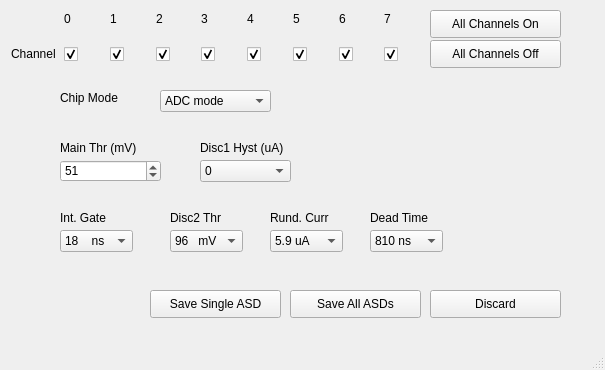
<?xml version="1.0" encoding="UTF-8"?>
<ui version="4.0">
 <class>MainWindow</class>
 <widget class="QMainWindow" name="MainWindow">
  <property name="geometry">
   <rect>
    <x>0</x>
    <y>0</y>
    <width>605</width>
    <height>370</height>
   </rect>
  </property>
  <property name="windowTitle">
   <string>MainWindow</string>
  </property>
  <widget class="QWidget" name="centralwidget">
   <widget class="QLabel" name="label">
    <property name="geometry">
     <rect>
      <x>11</x>
      <y>46</y>
      <width>46</width>
      <height>16</height>
     </rect>
    </property>
    <property name="text">
     <string>Channel</string>
    </property>
   </widget>
   <widget class="QCheckBox" name="checkBox">
    <property name="geometry">
     <rect>
      <x>64</x>
      <y>46</y>
      <width>16</width>
      <height>16</height>
     </rect>
    </property>
    <property name="text">
     <string/>
    </property>
    <property name="checked">
     <bool>true</bool>
    </property>
   </widget>
   <widget class="QLabel" name="label_2">
    <property name="geometry">
     <rect>
      <x>64</x>
      <y>11</y>
      <width>16</width>
      <height>16</height>
     </rect>
    </property>
    <property name="text">
     <string>0</string>
    </property>
   </widget>
   <widget class="QLabel" name="label_3">
    <property name="geometry">
     <rect>
      <x>110</x>
      <y>11</y>
      <width>16</width>
      <height>16</height>
     </rect>
    </property>
    <property name="text">
     <string>1</string>
    </property>
   </widget>
   <widget class="QCheckBox" name="checkBox_2">
    <property name="geometry">
     <rect>
      <x>110</x>
      <y>46</y>
      <width>16</width>
      <height>16</height>
     </rect>
    </property>
    <property name="text">
     <string/>
    </property>
    <property name="checked">
     <bool>true</bool>
    </property>
   </widget>
   <widget class="QLabel" name="label_4">
    <property name="geometry">
     <rect>
      <x>156</x>
      <y>11</y>
      <width>16</width>
      <height>16</height>
     </rect>
    </property>
    <property name="text">
     <string>2</string>
    </property>
   </widget>
   <widget class="QLabel" name="label_5">
    <property name="geometry">
     <rect>
      <x>201</x>
      <y>11</y>
      <width>16</width>
      <height>16</height>
     </rect>
    </property>
    <property name="text">
     <string>3</string>
    </property>
   </widget>
   <widget class="QCheckBox" name="checkBox_3">
    <property name="geometry">
     <rect>
      <x>201</x>
      <y>46</y>
      <width>16</width>
      <height>16</height>
     </rect>
    </property>
    <property name="text">
     <string/>
    </property>
    <property name="checked">
     <bool>true</bool>
    </property>
   </widget>
   <widget class="QCheckBox" name="checkBox_4">
    <property name="geometry">
     <rect>
      <x>156</x>
      <y>46</y>
      <width>16</width>
      <height>16</height>
     </rect>
    </property>
    <property name="text">
     <string/>
    </property>
    <property name="checked">
     <bool>true</bool>
    </property>
   </widget>
   <widget class="QLabel" name="label_6">
    <property name="geometry">
     <rect>
      <x>384</x>
      <y>11</y>
      <width>16</width>
      <height>16</height>
     </rect>
    </property>
    <property name="text">
     <string>7</string>
    </property>
   </widget>
   <widget class="QCheckBox" name="checkBox_5">
    <property name="geometry">
     <rect>
      <x>384</x>
      <y>46</y>
      <width>16</width>
      <height>16</height>
     </rect>
    </property>
    <property name="text">
     <string/>
    </property>
    <property name="checked">
     <bool>true</bool>
    </property>
   </widget>
   <widget class="QLabel" name="label_7">
    <property name="geometry">
     <rect>
      <x>247</x>
      <y>11</y>
      <width>16</width>
      <height>16</height>
     </rect>
    </property>
    <property name="text">
     <string>4</string>
    </property>
   </widget>
   <widget class="QCheckBox" name="checkBox_6">
    <property name="geometry">
     <rect>
      <x>339</x>
      <y>46</y>
      <width>16</width>
      <height>16</height>
     </rect>
    </property>
    <property name="text">
     <string/>
    </property>
    <property name="checked">
     <bool>true</bool>
    </property>
   </widget>
   <widget class="QLabel" name="label_8">
    <property name="geometry">
     <rect>
      <x>293</x>
      <y>11</y>
      <width>16</width>
      <height>16</height>
     </rect>
    </property>
    <property name="text">
     <string>5</string>
    </property>
   </widget>
   <widget class="QCheckBox" name="checkBox_7">
    <property name="geometry">
     <rect>
      <x>293</x>
      <y>46</y>
      <width>16</width>
      <height>16</height>
     </rect>
    </property>
    <property name="text">
     <string/>
    </property>
    <property name="checked">
     <bool>true</bool>
    </property>
   </widget>
   <widget class="QLabel" name="label_9">
    <property name="geometry">
     <rect>
      <x>339</x>
      <y>11</y>
      <width>16</width>
      <height>16</height>
     </rect>
    </property>
    <property name="text">
     <string>6</string>
    </property>
   </widget>
   <widget class="QCheckBox" name="checkBox_8">
    <property name="geometry">
     <rect>
      <x>247</x>
      <y>46</y>
      <width>16</width>
      <height>16</height>
     </rect>
    </property>
    <property name="text">
     <string/>
    </property>
    <property name="checked">
     <bool>true</bool>
    </property>
   </widget>
   <widget class="QPushButton" name="pushButton">
    <property name="geometry">
     <rect>
      <x>430</x>
      <y>10</y>
      <width>131</width>
      <height>28</height>
     </rect>
    </property>
    <property name="text">
     <string>All Channels On</string>
    </property>
   </widget>
   <widget class="QPushButton" name="pushButton_2">
    <property name="geometry">
     <rect>
      <x>430</x>
      <y>40</y>
      <width>131</width>
      <height>28</height>
     </rect>
    </property>
    <property name="text">
     <string>All Channels Off</string>
    </property>
   </widget>
   <widget class="QSpinBox" name="spinBox">
    <property name="geometry">
     <rect>
      <x>60</x>
      <y>160</y>
      <width>101</width>
      <height>22</height>
     </rect>
    </property>
    <property name="maximum">
     <number>255</number>
    </property>
    <property name="singleStep">
     <number>2</number>
    </property>
    <property name="value">
     <number>51</number>
    </property>
   </widget>
   <widget class="QLabel" name="label_10">
    <property name="geometry">
     <rect>
      <x>60</x>
      <y>140</y>
      <width>91</width>
      <height>16</height>
     </rect>
    </property>
    <property name="text">
     <string>Main Thr (mV)</string>
    </property>
   </widget>
   <widget class="QLabel" name="label_11">
    <property name="geometry">
     <rect>
      <x>170</x>
      <y>210</y>
      <width>71</width>
      <height>16</height>
     </rect>
    </property>
    <property name="text">
     <string>Disc2 Thr</string>
    </property>
   </widget>
   <widget class="QComboBox" name="comboBox">
    <property name="geometry">
     <rect>
      <x>170</x>
      <y>230</y>
      <width>73</width>
      <height>22</height>
     </rect>
    </property>
    <property name="currentIndex">
     <number>2</number>
    </property>
    <item>
     <property name="text">
      <string>32   mV</string>
     </property>
    </item>
    <item>
     <property name="text">
      <string>64   mV</string>
     </property>
    </item>
    <item>
     <property name="text">
      <string>96   mV</string>
     </property>
    </item>
    <item>
     <property name="text">
      <string>128 mV</string>
     </property>
    </item>
    <item>
     <property name="text">
      <string>160 mV</string>
     </property>
    </item>
    <item>
     <property name="text">
      <string>192 mV</string>
     </property>
    </item>
    <item>
     <property name="text">
      <string>224 mV</string>
     </property>
    </item>
    <item>
     <property name="text">
      <string>256 mV</string>
     </property>
    </item>
   </widget>
   <widget class="QLabel" name="label_12">
    <property name="geometry">
     <rect>
      <x>60</x>
      <y>210</y>
      <width>71</width>
      <height>16</height>
     </rect>
    </property>
    <property name="text">
     <string>Int. Gate</string>
    </property>
   </widget>
   <widget class="QComboBox" name="comboBox_2">
    <property name="geometry">
     <rect>
      <x>60</x>
      <y>230</y>
      <width>73</width>
      <height>22</height>
     </rect>
    </property>
    <property name="currentIndex">
     <number>4</number>
    </property>
    <item>
     <property name="text">
      <string>8      ns</string>
     </property>
    </item>
    <item>
     <property name="text">
      <string>10.5 ns</string>
     </property>
    </item>
    <item>
     <property name="text">
      <string>13    ns</string>
     </property>
    </item>
    <item>
     <property name="text">
      <string>15.5 ns</string>
     </property>
    </item>
    <item>
     <property name="text">
      <string>18    ns</string>
     </property>
    </item>
    <item>
     <property name="text">
      <string>20.5 ns</string>
     </property>
    </item>
    <item>
     <property name="text">
      <string>23    ns</string>
     </property>
    </item>
    <item>
     <property name="text">
      <string>25.5 ns</string>
     </property>
    </item>
    <item>
     <property name="text">
      <string>28    ns</string>
     </property>
    </item>
    <item>
     <property name="text">
      <string>30.5 ns</string>
     </property>
    </item>
    <item>
     <property name="text">
      <string>33    ns</string>
     </property>
    </item>
    <item>
     <property name="text">
      <string>35.5 ns</string>
     </property>
    </item>
    <item>
     <property name="text">
      <string>38    ns</string>
     </property>
    </item>
    <item>
     <property name="text">
      <string>40.5 ns</string>
     </property>
    </item>
    <item>
     <property name="text">
      <string>43   ns</string>
     </property>
    </item>
    <item>
     <property name="text">
      <string>45.5 ns</string>
     </property>
    </item>
   </widget>
   <widget class="QComboBox" name="comboBox_3">
    <property name="geometry">
     <rect>
      <x>270</x>
      <y>230</y>
      <width>73</width>
      <height>22</height>
     </rect>
    </property>
    <property name="currentIndex">
     <number>2</number>
    </property>
    <item>
     <property name="text">
      <string>7.3 uA</string>
     </property>
    </item>
    <item>
     <property name="text">
      <string>6.6 uA</string>
     </property>
    </item>
    <item>
     <property name="text">
      <string>5.9 uA</string>
     </property>
    </item>
    <item>
     <property name="text">
      <string>5.2 uA</string>
     </property>
    </item>
    <item>
     <property name="text">
      <string>4.5 uA</string>
     </property>
    </item>
    <item>
     <property name="text">
      <string>3.8 uA</string>
     </property>
    </item>
    <item>
     <property name="text">
      <string>3.1 uA</string>
     </property>
    </item>
    <item>
     <property name="text">
      <string>2.4 uA</string>
     </property>
    </item>
   </widget>
   <widget class="QLabel" name="label_13">
    <property name="geometry">
     <rect>
      <x>270</x>
      <y>210</y>
      <width>71</width>
      <height>16</height>
     </rect>
    </property>
    <property name="text">
     <string>Rund. Curr</string>
    </property>
   </widget>
   <widget class="QLabel" name="label_14">
    <property name="geometry">
     <rect>
      <x>370</x>
      <y>210</y>
      <width>71</width>
      <height>16</height>
     </rect>
    </property>
    <property name="text">
     <string>Dead Time</string>
    </property>
   </widget>
   <widget class="QComboBox" name="comboBox_4">
    <property name="geometry">
     <rect>
      <x>370</x>
      <y>230</y>
      <width>73</width>
      <height>22</height>
     </rect>
    </property>
    <property name="currentIndex">
     <number>7</number>
    </property>
    <item>
     <property name="text">
      <string>40   ns</string>
     </property>
    </item>
    <item>
     <property name="text">
      <string>150 ns</string>
     </property>
    </item>
    <item>
     <property name="text">
      <string>260 ns</string>
     </property>
    </item>
    <item>
     <property name="text">
      <string>370 ns</string>
     </property>
    </item>
    <item>
     <property name="text">
      <string>480 ns</string>
     </property>
    </item>
    <item>
     <property name="text">
      <string>590 ns</string>
     </property>
    </item>
    <item>
     <property name="text">
      <string>700 ns</string>
     </property>
    </item>
    <item>
     <property name="text">
      <string>810 ns</string>
     </property>
    </item>
   </widget>
   <widget class="QLabel" name="label_15">
    <property name="geometry">
     <rect>
      <x>200</x>
      <y>140</y>
      <width>91</width>
      <height>16</height>
     </rect>
    </property>
    <property name="text">
     <string>Disc1 Hyst (uA)</string>
    </property>
   </widget>
   <widget class="QComboBox" name="comboBox_5">
    <property name="geometry">
     <rect>
      <x>200</x>
      <y>160</y>
      <width>91</width>
      <height>22</height>
     </rect>
    </property>
    <property name="currentIndex">
     <number>0</number>
    </property>
    <item>
     <property name="text">
      <string>0</string>
     </property>
    </item>
    <item>
     <property name="text">
      <string>20</string>
     </property>
    </item>
    <item>
     <property name="text">
      <string>40</string>
     </property>
    </item>
    <item>
     <property name="text">
      <string>60</string>
     </property>
    </item>
    <item>
     <property name="text">
      <string>80</string>
     </property>
    </item>
    <item>
     <property name="text">
      <string>100</string>
     </property>
    </item>
    <item>
     <property name="text">
      <string>120</string>
     </property>
    </item>
    <item>
     <property name="text">
      <string>140</string>
     </property>
    </item>
    <item>
     <property name="text">
      <string>160</string>
     </property>
    </item>
    <item>
     <property name="text">
      <string>180</string>
     </property>
    </item>
    <item>
     <property name="text">
      <string>200</string>
     </property>
    </item>
    <item>
     <property name="text">
      <string>220</string>
     </property>
    </item>
    <item>
     <property name="text">
      <string>240</string>
     </property>
    </item>
    <item>
     <property name="text">
      <string>260</string>
     </property>
    </item>
    <item>
     <property name="text">
      <string>280</string>
     </property>
    </item>
    <item>
     <property name="text">
      <string>300</string>
     </property>
    </item>
    <item>
     <property name="text">
      <string>320</string>
     </property>
    </item>
   </widget>
   <widget class="QLabel" name="label_16">
    <property name="geometry">
     <rect>
      <x>60</x>
      <y>90</y>
      <width>81</width>
      <height>16</height>
     </rect>
    </property>
    <property name="text">
     <string>Chip Mode</string>
    </property>
   </widget>
   <widget class="QComboBox" name="comboBox_6">
    <property name="geometry">
     <rect>
      <x>160</x>
      <y>90</y>
      <width>111</width>
      <height>22</height>
     </rect>
    </property>
    <property name="currentIndex">
     <number>0</number>
    </property>
    <item>
     <property name="text">
      <string>ADC mode</string>
     </property>
    </item>
    <item>
     <property name="text">
      <string>TOT mode</string>
     </property>
    </item>
   </widget>
   <widget class="QPushButton" name="pushButton_3">
    <property name="geometry">
     <rect>
      <x>150</x>
      <y>290</y>
      <width>131</width>
      <height>28</height>
     </rect>
    </property>
    <property name="text">
     <string>Save Single ASD</string>
    </property>
   </widget>
   <widget class="QPushButton" name="pushButton_4">
    <property name="geometry">
     <rect>
      <x>290</x>
      <y>290</y>
      <width>131</width>
      <height>28</height>
     </rect>
    </property>
    <property name="text">
     <string>Save All ASDs</string>
    </property>
   </widget>
   <widget class="QPushButton" name="pushButton_5">
    <property name="geometry">
     <rect>
      <x>430</x>
      <y>290</y>
      <width>131</width>
      <height>28</height>
     </rect>
    </property>
    <property name="text">
     <string>Discard</string>
    </property>
   </widget>
  </widget>
  <widget class="QMenuBar" name="menubar">
   <property name="geometry">
    <rect>
     <x>0</x>
     <y>0</y>
     <width>605</width>
     <height>26</height>
    </rect>
   </property>
  </widget>
  <widget class="QStatusBar" name="statusbar"/>
 </widget>
 <resources/>
 <connections/>
</ui>
